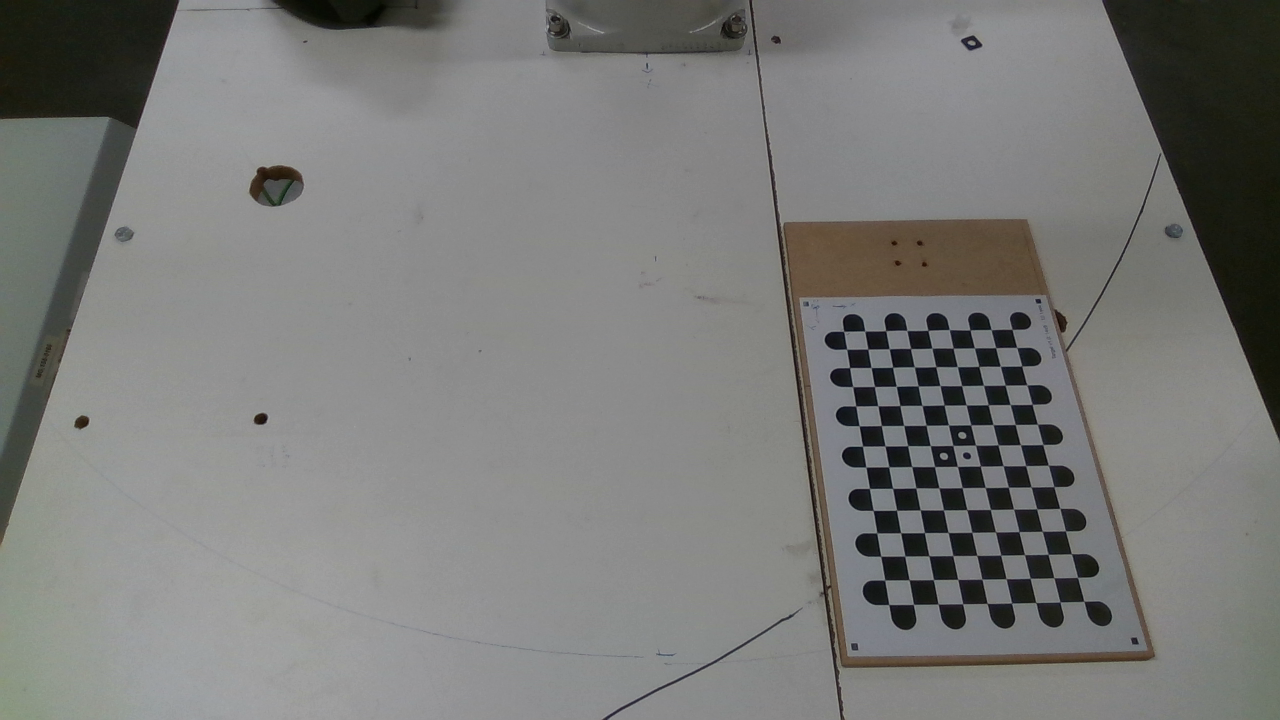
#> input picture data/perspective_1_Color.png, 1280 x 720 px, found by its file name
$ jupyter execute 93_perspective_transformation_application.ipynb
#> lines starting #> are read from the running program, lines starting #| are printed output that depends on the picture; after the words box and inside, x2 and y2 are one past the last pixel; in counts of white or black regions, pixels touching at a corner belong together
# Perspective transformtaion application
Sometimes, the detection of an object can be facilitated by seeing it from another viewpoint. But it is not always possible to place the camera at this viewpoint due to possible mounting constraints. In this application, a robot needs to pick up a ball. To be convenient, the camera should be placed in such a way that we obtain a top view of the ball. But as this would be in the robot moving area, this is not possible. Therefore, we need to place the camera at an angle, pointing towards the robot moving area. Imaging an object from this viewpoint results in a deformed image due to perspective projection in the camera. For a ball, this is not really a problem, but for any other object it can be. For this application, we use a ball for convenience. We have three images, a first image of a chessboard pattern in the required camera view, a second image of a chesboard pattern in a topview, and a third image of a ball from the required view. The goal is to warp the third image af is it was shot from the top view so that detection could be made easier.

[cell 1]
# Imports
import cv2
import numpy as np
import matplotlib.pyplot as plt

[cell 2]
# Read images
image1 =  cv2.cvtColor(cv2.imread('../../data/perspective_1_Color.png'), cv2.COLOR_BGR2RGB)
image2 =  cv2.cvtColor(cv2.imread('../../data/perspective_2_Color.png'), cv2.COLOR_BGR2RGB)
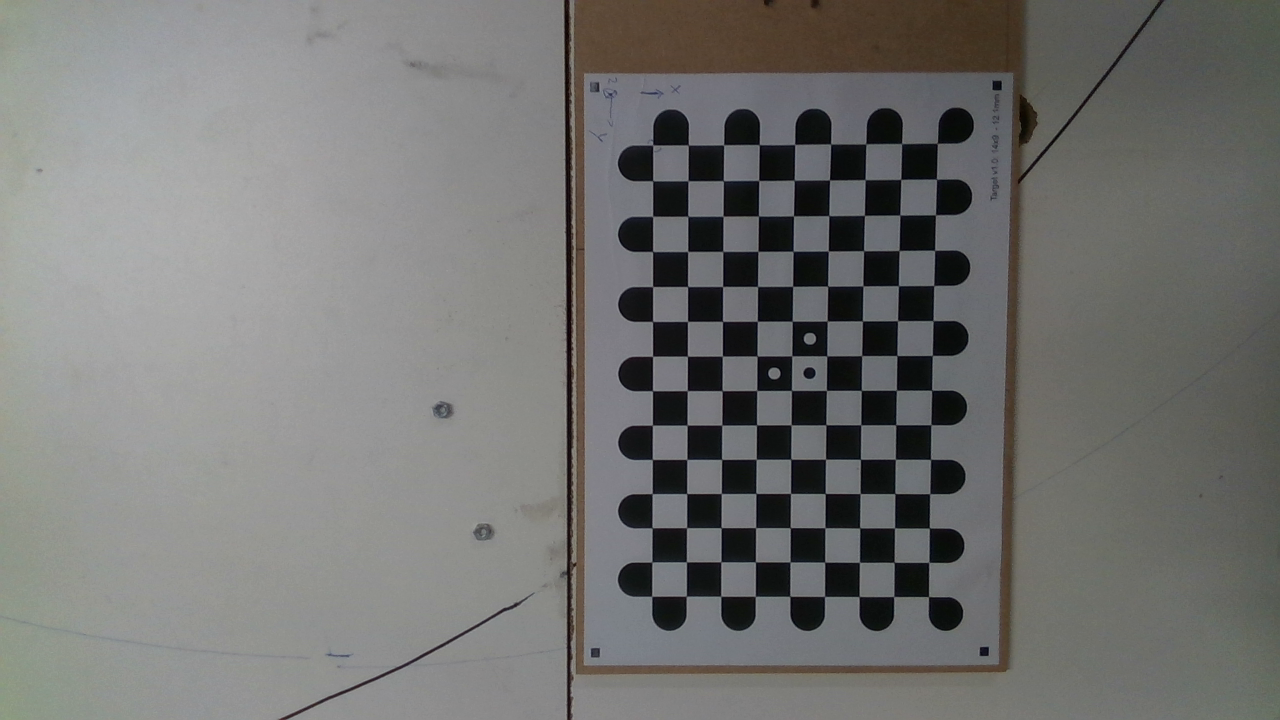
#> input picture data/perspective_2_Color.png, 1280 x 720 px, found by its file name
image3 =  cv2.cvtColor(cv2.imread('../../data/perspective_1_ball_Color.png'), cv2.COLOR_BGR2RGB)
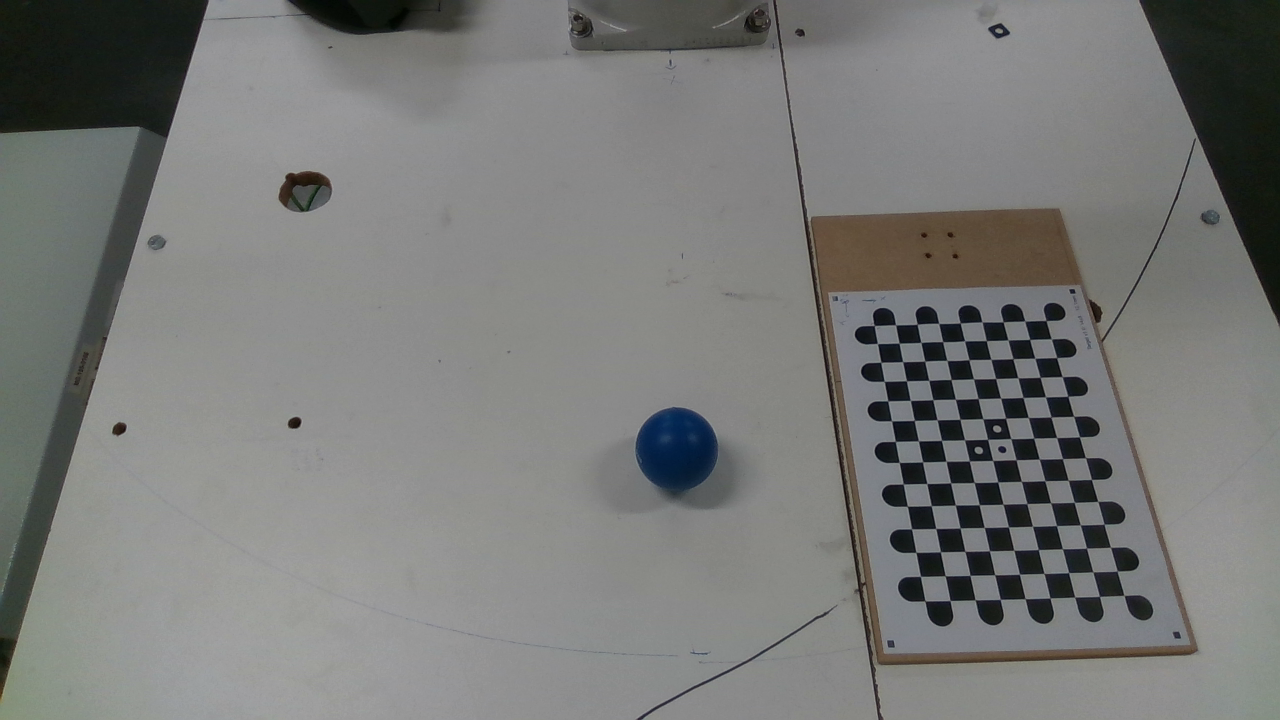
#> input picture data/perspective_1_ball_Color.png, 1280 x 720 px, found by its file name

# Show images
plt.imshow(image1)
plt.show()
plt.imshow(image2)
plt.show()
plt.imshow(image3)
plt.show()

We are looking for the perspective transformation between the two views. Therefore, we use the chessboard pattern in both views where we detect the chessboard corners, and use the corner points of both images to calculate the perspective transformation. Lastly, the image with the ball is warped using this perspective transformation.

[cell 3]
# Convert to grayscale
gray1 = cv2.cvtColor(image1, cv2.COLOR_BGR2GRAY)
gray2 = cv2.cvtColor(image2, cv2.COLOR_BGR2GRAY)

# Get chessboard corners
ret, corners1 = cv2.findChessboardCornersSB(gray1, (9, 14), cv2.CALIB_CB_MARKER)
#> ret = True; corners1 = 126 rows, first 8: [843.6, 331.1], [864.7, 331.2], [885.7, 330.4], [906.7, 330.4], [928.1, 330], [949.2, 329.8], [970.1, 329.9], [991.2, 329.5]
ret, corners2 = cv2.findChessboardCornersSB(gray2, (9, 14), cv2.CALIB_CB_MARKER)
#> corners2 = 126 rows, first 8: [652.8, 145.4], [688.1, 145.3], [723.6, 145.1], [759.1, 144.9], [794.6, 144.6], [830.5, 144.2], [865.8, 144], [901.7, 143.6]

# Show chessboard corners on application view
cv2.drawChessboardCorners(image1, (9,14), corners1,ret)
#> image1: shape (720, 1280, 3); mean R, G, B 122.6, 123.1, 121.4
plt.imshow(image1)
plt.show()

# Show chessboard corners on top view
cv2.drawChessboardCorners(image2, (9,14), corners2,ret)
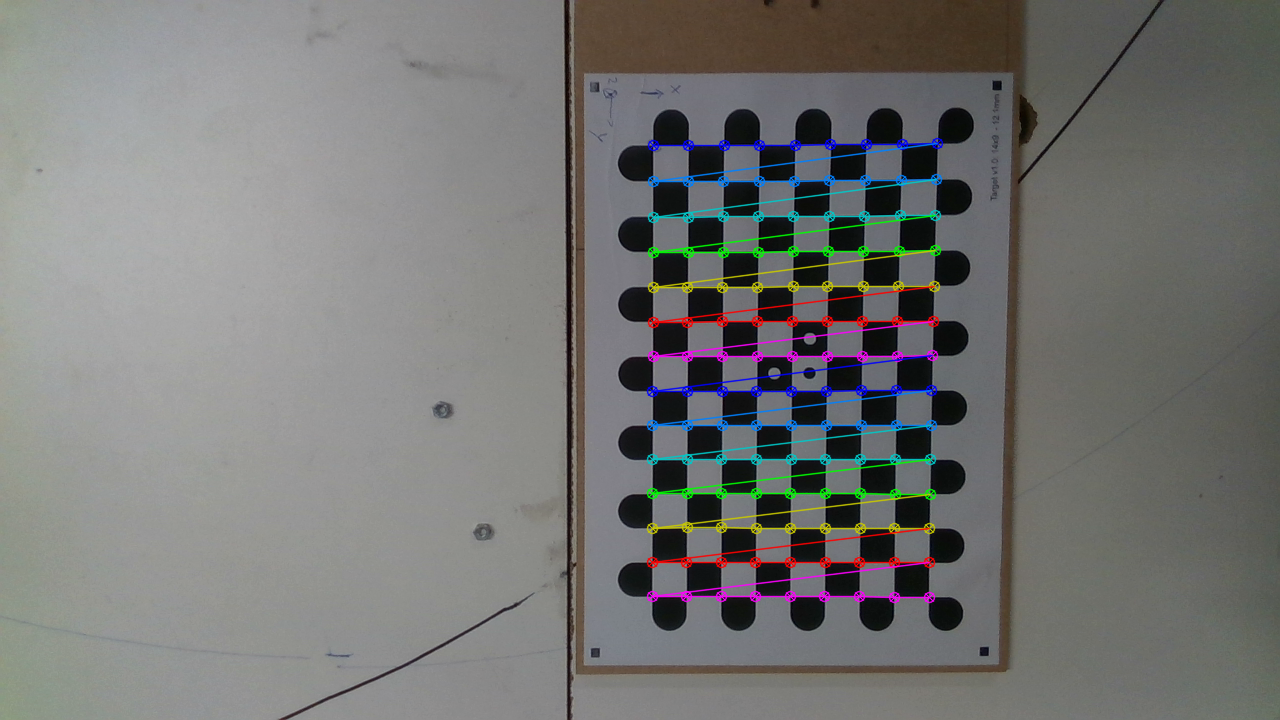
#> image2: shape (720, 1280, 3); mean R, G, B 116.6, 116.9, 115.4
plt.imshow(image2)
plt.show()

# Retrieve the four corners on the outer corners of the chessboard
corners1 = np.array([corners1[0], corners1[8], corners1[-1], corners1[-9]])
#> corners1 = [[843.6, 331.1], [1012.4, 328.9], [1084, 601.4], [888.9, 604.7]]
corners2 = np.array([corners2[0], corners2[8], corners2[-1], corners2[-9]])
#> corners2 = [[652.8, 145.4], [937.4, 143.3], [928.6, 596.7], [651.7, 596]]

# Get perspective transformation between the two viewpoints
M = cv2.getPerspectiveTransform(np.float32(np.resize(corners1, (4, 2))), np.float32(np.resize(corners2, (4, 2))))
#> M = [[2.04, 0.221, -984.2], [0.00836, 2.56, -675.2], [-5.25e-05, 0.000874, 1]]

# Warp the image with the ball to the top view
dst = cv2.warpPerspective(image3, M, (np.shape(image1)[1], np.shape(image1)[0]))

# Show warped image
plt.imshow(dst)
plt.show()

Next, we use the transfromed image to obtain a mask of the ball using image processing, and detect the ball center in pixel coordinates. The HSV threshold values were calibrated earlier.

[cell 4]
# Get HSV calibration params
hsvfile = np.load('../../data/demo1_hsv.npy')
#> (reads data/demo1_hsv.npy from the repository)

# Gaussian blur
blurred_image = cv2.GaussianBlur(dst, (7, 7), 0)

# Convert to hsv color space
hsv = cv2.cvtColor(blurred_image, cv2.COLOR_RGB2HSV)
#> hsv: shape (720, 1280, 3); mean H, S, V 52.3, 18.9, 118.9

# Get mask
mask = cv2.inRange(hsv, np.array([hsvfile[0], hsvfile[2], hsvfile[4]]), np.array([hsvfile[1], hsvfile[3], hsvfile[5]]))
#> mask: shape (720, 1280); 3.3% white; 205 white regions (98 under 20 px), largest, box (x1, y1, x2, y2) and area: (305, 284, 430, 428) 13062, (707, 171, 741, 205) 411, (815, 348, 848, 380) 400

# Erode to close gaps
mask = cv2.erode(mask, np.ones((6, 6), np.uint8) , iterations=2)
#> mask: shape (720, 1280); 0.98% white; 1 white region, box (x1, y1, x2, y2) and area: (311, 291, 425, 423) 9034

# Dilate to get original size
mask = cv2.dilate(mask, np.ones((15, 15), np.uint8) , iterations=2)
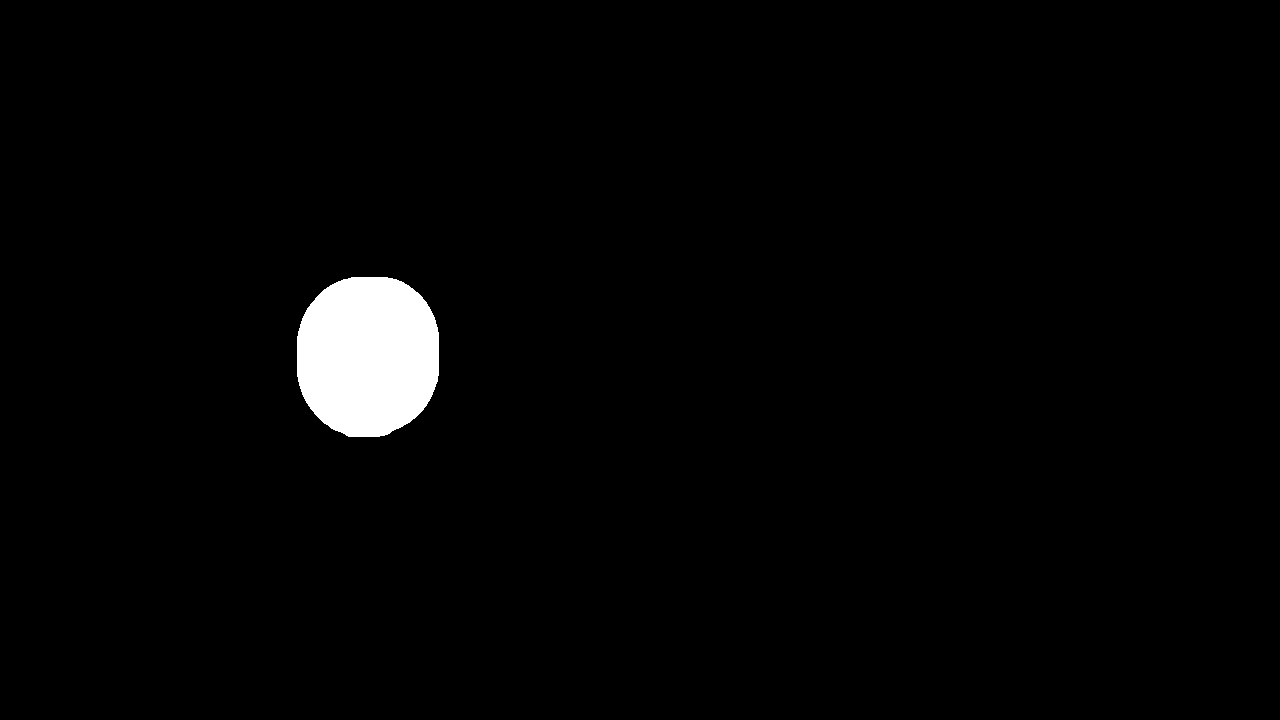
#> mask: shape (720, 1280); 2% white; 1 white region

# Show mask
plt.imshow(mask)
plt.show()

# Find contours
contours, _ = cv2.findContours(mask, cv2.RETR_EXTERNAL, cv2.CHAIN_APPROX_SIMPLE)
#> contours = 1 contour; box (x1, y1, x2, y2) and area: (297, 277, 439, 437) 18596

# Find contour with largest area
maxcontour = max(contours, key=cv2.contourArea)
#> maxcontour = contour of 184 points, box (x1, y1, x2, y2) (297, 277, 439, 437), area 18596

# Find radius of circle
((x, y), radius) = cv2.minEnclosingCircle(maxcontour)
#> x = 369.5; y = 356.7; radius = 82.13

# Get center pixel
center = (int(x), int(y))
#> center = (369, 356)

Once we obtained the center of the ball in the warped image, we can trasform this coordinate back to the original viewpoint so that we can have the ball detected in this viewpoint.

[cell 5]
# Plot ball pixel
tmp = cv2.circle(dst.copy(), center, 5, (255, 0, 0), -1)

# Show
plt.imshow(tmp)
plt.show()

# Transform pixel back to original image plane
new_pixel = np.dot(np.linalg.inv(M), np.array([[center[0]], [center[1]], [1]]))
#> new_pixel = [499.7, 331.2, 0.737]
center = [int(new_pixel[0][0]/new_pixel[2][0]), int(new_pixel[1][0]/new_pixel[2][0])]
#> center = [678, 449]

# Plot ball pixel on original ball image
cv2.circle(image3, center, 5, (255, 0, 0), -1)
#> image3: shape (720, 1280, 3); mean R, G, B 120.9, 121.8, 120.1

# Show
plt.imshow(image3)
plt.show()
